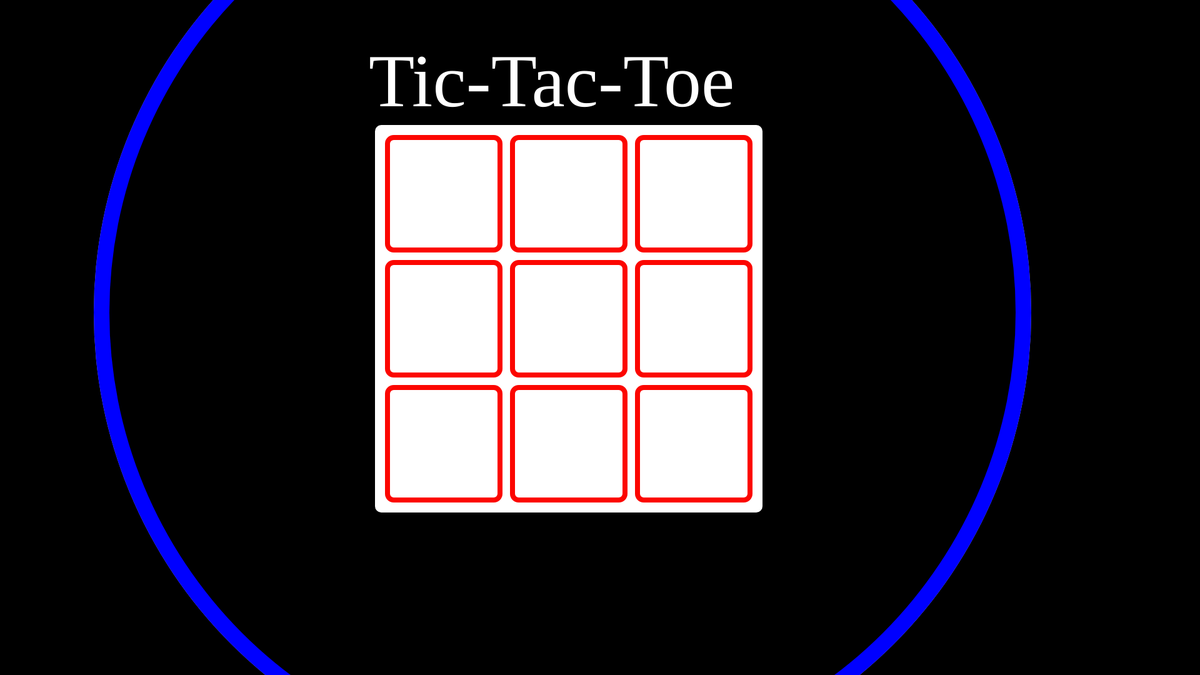
Frame 1 (no input)
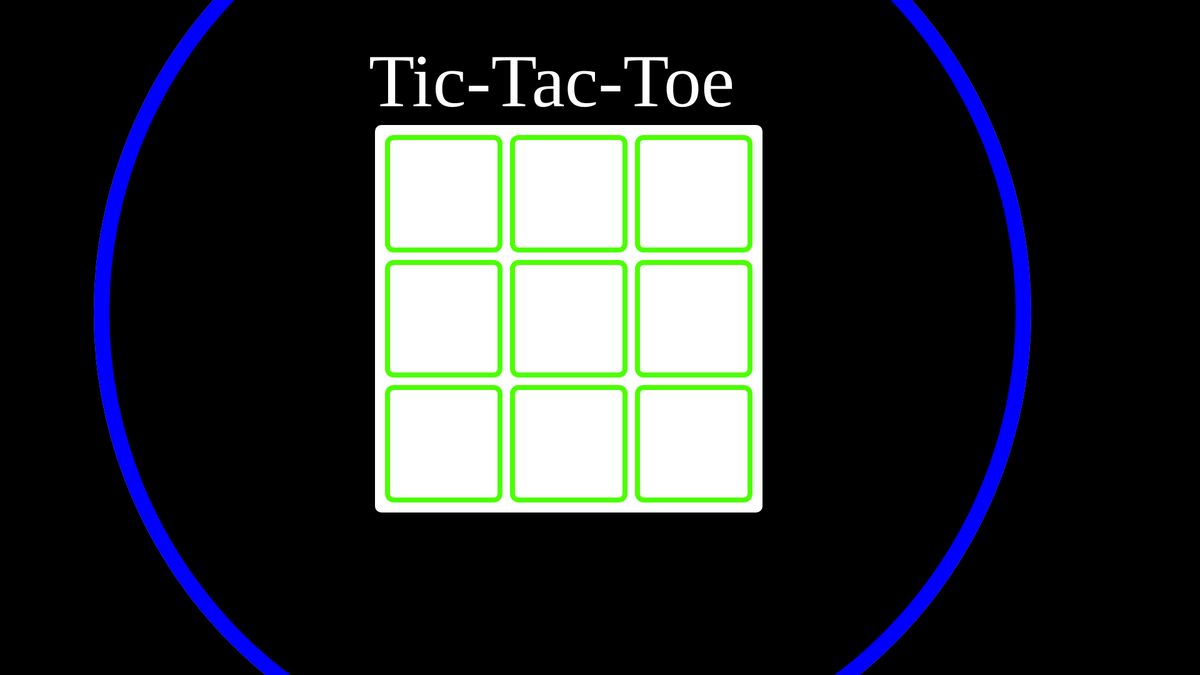
Frame 60 (no input)
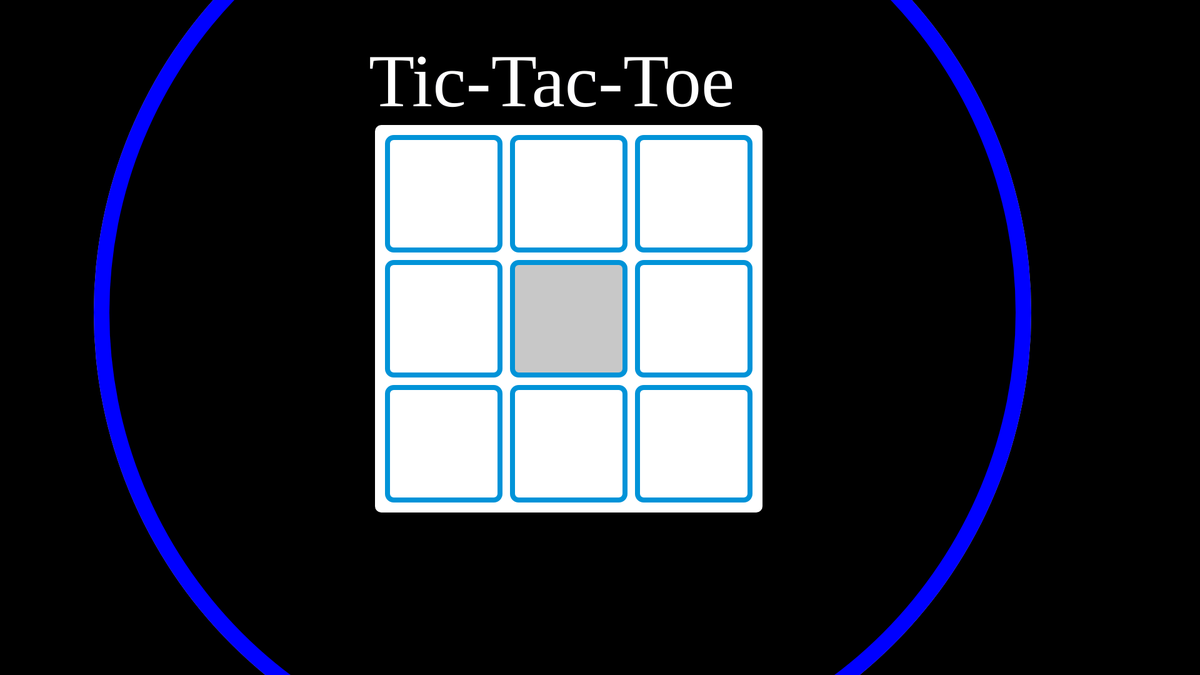
Frame 120 (the mouse pressed at the canvas centre since frame 60)

The p5.js sketch that drew these frames (run headless with seeded random() and noise() and a simulated clock; from frame 60 on, the mouse is pressed at the canvas centre):

// p5.js sketch
// ── sketch.js
// Config

let spelerAanDeBeurt;
let welkeKleurPerBlokje;
let grooteVierkanten = 180
let target = 180;

let RGB_Speed = 6;



// Hier niet aan zitten!

let colorR = 255
let colorG = 0
let colorB = 0



let blueWins
let redWins


let backgroundcirclesize = 1500
let turn = 1 // Blue = 1 Red = 2

let quitColor = 200
let playAgainColor = 200

let block1 = 0
let block2 = 0
let block3 = 0
let block4 = 0
let block5 = 0
let block6 = 0
let block7 = 0
let block8 = 0
let block9 = 0

let b1c = 255
let b2c = 255
let b3c = 255
let b4c = 255
let b5c = 255
let b6c = 255
let b7c = 255
let b8c = 255
let b9c = 255

let redwon = 0
let bluewon = 0
let nooneWon = 0

let ongoingGame = 1
let homeScreen = 1

function setup() {
  createCanvas(1920, 1080);
}

function draw() {
// RGB?


if (colorR <= 255 && colorB <= 0) {
  colorB = 0
  colorR -= RGB_Speed / 2
  colorG += RGB_Speed
  if (colorG > 255) {
    colorG = 255
  }
}

if (colorG <= 255 && colorR <= 0) {
  colorR = 0
  colorG -= RGB_Speed / 2
  colorB += RGB_Speed
  if (colorB > 255) {
    colorB = 255
  }
}

if (colorB <= 255 && colorG <= 0) {
  colorG = 0
  colorB -= RGB_Speed / 2
  colorR += RGB_Speed
  if (colorR > 255) {
    colorR = 255
  }
}
  fill(175)
  
  background(0);
  strokeWeight(0)
   if(redwon == 1 || turn == 2){
  fill(255, 0 ,0)
  circle(900,500,backgroundcirclesize)
   }
  circle(900,500,1500)
  if(bluewon == 1 || turn == 1){
  fill(0,0,255)
  circle(900,500,backgroundcirclesize)
  }
 
  fill(0);
  circle(900,500,1450);
  fill(255);
  square(600, 200, 620, 10);
  fill(255);
  textSize(120);

  textFont("georgia");
  text("Tic-Tac-Toe", 590,170);
  stroke(colorR, colorG, colorB)
  strokeWeight(8);
  



  fill(b1c)
  square(620, 220, grooteVierkanten, 10)
  fill(b2c)
  square(820, 220, grooteVierkanten, 10)
  fill(b3c)
  square(1020, 220, grooteVierkanten, 10)

  fill(b4c)
  square(620, 420, grooteVierkanten, 10)
  fill(b5c)
  square(820, 420, grooteVierkanten, 10)
  fill(b6c)
  square(1020, 420, grooteVierkanten, 10)

  fill(b7c)
  square(620, 620, grooteVierkanten, 10)
  fill(b8c)
  square(820, 620, grooteVierkanten, 10)
  fill(b9c)
  square(1020 , 620, grooteVierkanten, 10)


  // Hover Effect
  
  if(ongoingGame == 1) {

  //Eerste Rij

  if (mouseX > 620 && mouseX < 800 && mouseY > 220 && mouseY < 400) {
    b1c = 200
  }
  else{b1c = 255}

  if (mouseX > 820 && mouseX < 1000 && mouseY > 220 && mouseY < 400) {
    b2c = 200
  }
  else{b2c = 255}

    if (mouseX > 1020 && mouseX < 1220 && mouseY > 220 && mouseY < 400) {
    b3c = 200
  }
  else{b3c = 255}
  

  // Tweede Rij
  
  if (mouseX > 620 && mouseX < 800 && mouseY > 420 && mouseY < 600) {
    b4c = 200
  }
  else{b4c = 255}

  if (mouseX > 820 && mouseX < 1000 && mouseY > 420 && mouseY < 600) {
    b5c = 200
  }
  else{b5c = 255}

    if (mouseX > 1020 && mouseX < 1220 && mouseY > 420 && mouseY < 600) {
    b6c = 200
  }
  else{b6c = 255}

  
  // Derde Rij
  
  if (mouseX > 620 && mouseX < 800 && mouseY > 620 && mouseY < 800) {
    b7c = 200
  }
  else{b7c = 255}

  if (mouseX > 820 && mouseX < 1000 && mouseY > 620 && mouseY < 800) {
    b8c = 200
  }
  else{b8c = 255}

    if (mouseX > 1020 && mouseX < 1220 && mouseY > 620 && mouseY < 800) {
    b9c = 200
  }
  else{b9c = 255}
}
else{
  b1c = 255
  b2c = 255
  b3c = 255
  b4c = 255
  b5c = 255
  b6c = 255
  b7c = 255
  b8c = 255
  b9c = 255
}

textSize(15)
fill(255)  
// text(`x: ${int(mouseX)} y: ${int(mouseY)}`, 50, 50);


if (turn == 1) {
  backgroundcirclesize = 1500
} else {
  backgroundcirclesize = 1000
}

strokeWeight(15)

// Icons

if(block1 == 2){
  stroke('red')
  line(640, 240, 780, 380)
  line(780, 240, 640, 380)
}
else if(block1 == 1) {
  fill(0,0)
  stroke('blue')
  circle(710,310,130)
}

if(block2 == 2){
  stroke('red')
  line(840, 240, 980, 380)
  line(980, 240, 840, 380)
}
else if(block2 == 1) {
  fill(0,0)
  stroke('blue')
  circle(910,310,130)
}

if(block3 == 2){
  stroke('red')
  line(1040, 240, 1180, 380)
  line(1180, 240, 1040, 380)
}
else if(block3 == 1) {
  fill(0,0)
  stroke('blue')
  circle(1110,310,130)
}

if(block4 == 2){
  stroke('red')
  line(640, 440, 780, 580)
  line(780, 440, 640, 580)
}
else if(block4 == 1) {
  fill(0,0)
  stroke('blue')
  circle(710,510,130)
}

if(block5 == 2){
  stroke('red')
  line(840, 440, 980, 580)
  line(980, 440, 840, 580)
}
else if(block5 == 1) {
  fill(0,0)
  stroke('blue')
  circle(910,510,130)
}

if(block6 == 2){
  stroke('red')
  line(1040, 440, 1180, 580)
  line(1180, 440, 1040, 580)
}
else if(block6 == 1) {
  fill(0,0)
  stroke('blue')
  circle(1110,510,130)
}

if(block7 == 2){
  stroke('red')
  line(640, 640, 780, 780)
  line(780, 640, 640, 780)
}
else if(block7 == 1) {
  fill(0,0)
  stroke('blue')
  circle(710,710,130)
}

if(block8 == 2){
  stroke('red')
  line(840, 640, 980, 780)
  line(980, 640, 840, 780)
}
else if(block8 == 1) {
  fill(0,0)
  stroke('blue')
  circle(910,710,130)
}

if(block9 == 2){
  stroke('red')
  line(1040, 640, 1180, 780)
  line(1180, 640, 1040, 780)
}
else if(block9 == 1) {
  fill(0,0)
  stroke('blue')
  circle(1110,710,130)
}




strokeWeight(3)
if(turn == 1){
  stroke('blue')
} 
else if(turn == 2){
  stroke('red')
}

// BLue Won
if(block1 == 1 && block2 == 1 && block3 == 1){
  stroke(0)
  strokeWeight(20)
  line(670, 310, 1150, 310)
  bluewon = 1
  ongoingGame = 0
}

if(block4 == 1 && block5 == 1 && block6 == 1){
  stroke(0)
  strokeWeight(20)
  line(670, 510, 1150, 510)
  bluewon = 1
  ongoingGame = 0
}

if(block7 == 1 && block8 == 1 && block9 == 1){
  stroke(0)
  strokeWeight(20)
  line(670, 710, 1150, 710)
  bluewon = 1
  ongoingGame = 0
}

if(block1 == 1 && block4 == 1 && block7 == 1){
  stroke(0)
  strokeWeight(20)
  line(710, 300, 710, 710)
  bluewon = 1
  ongoingGame = 0
}

if(block2 == 1 && block5 == 1 && block8 == 1){
  stroke(0)
  strokeWeight(20)
  line(910, 300, 910, 710)
  bluewon = 1
  ongoingGame = 0
}

if(block3 == 1 && block6 == 1 && block9 == 1){
  stroke(0)
  strokeWeight(20)
  line(1110, 300, 1110, 710)
  bluewon = 1
  ongoingGame = 0
}

if(block1 == 1 && block5 == 1 && block9 == 1){
  stroke(0)
  strokeWeight(20)
  line(710, 310, 1110, 710)
  bluewon = 1
  ongoingGame = 0
}

if(block3 == 1 && block5 == 1 && block7 == 1){
  stroke(0)
  strokeWeight(20)
  line(1110, 310, 710, 710)
  bluewon = 1
  ongoingGame = 0
}

// RED WON

if(block1 == 2 && block2 == 2 && block3 == 2){
  stroke(0)
  strokeWeight(20)
  line(670, 310, 1150, 310)
  redwon = 1
  ongoingGame = 0
}

if(block4 == 2 && block5 == 2 && block6 == 2){
  stroke(0)
  strokeWeight(20)
  line(670, 510, 1150, 510)
  redwon = 1
  ongoingGame = 0
}

if(block7 == 2 && block8 == 2 && block9 == 2){
  stroke(0)
  strokeWeight(20)
  line(670, 710, 1150, 710)
  redwon = 1
  ongoingGame = 0
}

if(block1 == 2 && block4 == 2 && block7 == 2){
  stroke(0)
  strokeWeight(20)
  line(710, 300, 710, 710)
  redwon = 1
  ongoingGame = 0
}

if(block2 == 2 && block5 == 2 && block8 == 2){
  stroke(0)
  strokeWeight(20)
  line(910, 300, 910, 710)
  redwon = 1
  ongoingGame = 0
}

if(block3 == 2 && block6 == 2 && block9 == 2){
  stroke(0)
  strokeWeight(20)
  line(1110, 300, 1110, 710)
  redwon = 1
  ongoingGame = 0
}

if(block1 == 2 && block5 == 2 && block9 == 2){
  stroke(0)
  strokeWeight(20)
  line(710, 310, 1110, 710)
  redwon = 1
  ongoingGame = 0
}

if(block3 == 2 && block5 == 2 && block7 == 2){
  stroke(0)
  strokeWeight(20)
  line(1110, 310, 710, 710)
  redwon = 1
  ongoingGame = 0
}

if(block1 != 0 && block2 != 0 && block3 != 0 && block4 != 0 && block5 != 0 && block6 != 0 && block7 != 0 && block8 != 0 && block9 != 0 && bluewon === 0 && redwon === 0){
  nooneWon = 1
  turn = 0
  ongoingGame = 0
}
if(nooneWon === 1){
  stroke(175)
  strokeWeight(10)
  fill(255)
  rect(80, 100, 450, 800 )
  stroke(0)
  textSize(45)
  strokeWeight(2)
  fill(0)
  text("Draw", 250,255)
}
else{}


if(redwon == 1){
  stroke(255,0,0)
  strokeWeight(10)
  fill(255)
  rect(80, 100, 450, 800 )
  stroke(0)
  textSize(45)
  strokeWeight(2)
  fill(0)
  text("Red won the match!", 105,255)
  turn = 2
}

if(bluewon == 1){
  stroke(0,0,255)
  strokeWeight(10)
  fill(255)
  rect(80, 100, 450, 800 )
  stroke(0)
  textSize(45)
  strokeWeight(2)
  fill(0)
  text("Blue won the match!", 105,255)
  turn = 1
}

if(ongoingGame == 0){
  stroke(0)
  strokeWeight(5)
  fill(0, playAgainColor, 0)
  rect(180, 500, 250, 110) // Try Again Button
  fill(0)
  strokeWeight(1)
  text("Play Again!", 190, 570)

  strokeWeight(5)
  fill(quitColor,0,0)
  rect(200, 650, 210, 100) // Quit Button
  fill(0)
  strokeWeight(1)
  textSize(40)
  text("Quit Game", 210, 710)
}

if (mouseX > 180 && mouseX < 430 && mouseY > 500 && mouseY < 610) {
    playAgainColor = 255
}
else{playAgainColor = 200}

if (mouseX > 200 && mouseX < 410 && mouseY > 650 && mouseY < 750) {
    quitColor = 255
}
else{quitColor = 200}





//fill (255)
//text(nooneWon, 200, 100)
//textSize(15)
//text(turn, 200, 50)
}


function mouseClicked(){
  if(ongoingGame == 1){
if (b1c == 200 && block1 == 0) {
  if(turn == 1){
    block1 = 1
    turn = 2
  }
  else{
    block1 = 2
    turn = 1
  }
}

  if (b2c == 200 && block2 == 0) {
  if(turn == 1){
    block2 = 1
    turn = 2
  }
  else{
    block2 = 2
    turn = 1
  }
}

  if (b3c == 200 && block3 == 0) {
  if(turn == 1){
    block3 = 1
    turn = 2
  }
  else{
    block3 = 2
    turn = 1
  }
}


// Tweede Rij

if (b4c == 200 && block4 == 0) {
  if(turn == 1){
    block4 = 1
    turn = 2
  }
  else{
    block4 = 2
    turn = 1
  }
}

  if (b5c == 200 && block5 == 0) {
  if(turn == 1){
    block5 = 1
    turn = 2
  }
  else{
    block5 = 2
    turn = 1
  }
}

  if (b6c == 200 && block6 == 0) {
  if(turn == 1){
    block6 = 1
    turn = 2
  }
  else{
    block6 = 2
    turn = 1
  }
}

// Derde Rij

if (b7c == 200 && block7 == 0) {
  if(turn == 1){
    block7 = 1
    turn = 2
  }
  else{
    block7 = 2
    turn = 1
  }
}

  if (b8c == 200 && block8 == 0) {
  if(turn == 1){
    block8 = 1
    turn = 2
  }
  else{
    block8 = 2
    turn = 1
  }
}

  if (b9c == 200 && block9 == 0) {
  if(turn == 1){
    block9 = 1
    turn = 2
  }
  else{
    block9 = 2
    turn = 1
      }
    }
  }
if(quitColor == 255){
homeScreen = 1
}

if(playAgainColor == 255){
  ongoingGame = 1
  bluewon = 0
  redwon = 0
  block1 = 0
  block2 = 0
  block3 = 0
  block4 = 0
  block5 = 0
  block6 = 0
  block7 = 0
  block8 = 0
  block9 = 0
  nooneWon = 0
  
}

}

function keyPressed() {
  if(key === "m" && turn == 2){
    turn = 1
  }
  else if(key === "m"){
  turn = 2
  }
}
